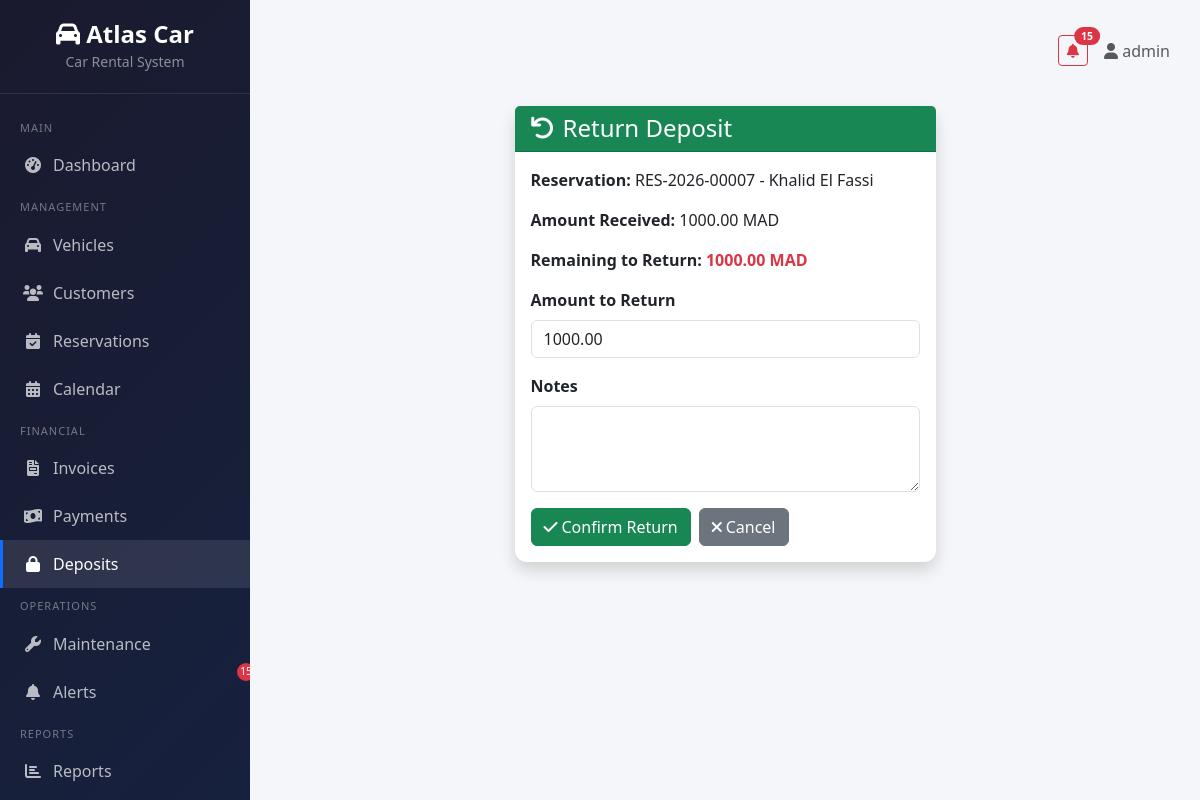
Page /payments/deposits/2/return/ (signed in) on the committed database.
### payments/models.py (models this page shows, shortened)
class Deposit(models.Model):
    reservation = models.OneToOneField('reservations.Reservation', on_delete=models.CASCADE, related_name='deposit_record')
    amount_received = models.DecimalField(max_digits=10, decimal_places=2)
    amount_returned = models.DecimalField(max_digits=10, decimal_places=2, default=0)
    return_date = models.DateField(null=True, blank=True)
    notes = models.TextField(blank=True)
    created_at = models.DateTimeField(auto_now_add=True)
    def remaining_amount(self):
        return self.amount_received - self.amount_returned

### reservations/models.py (models this page shows, shortened)
class Reservation(models.Model):
    STATUS_CHOICES = [
        ('pending', 'Pending'),
        ('confirmed', 'Confirmed'),
        ('active', 'Active'),
        ('completed', 'Completed'),
        ('cancelled', 'Cancelled'),
    ]
    PICKUP_LOCATION_CHOICES = [
        ('agency', 'Agency'),
        ('airport', 'Airport'),
        ('hotel_delivery', 'Hotel Delivery'),
    ]
    reservation_number = models.CharField(max_length=20, unique=True, blank=True)
    customer = models.ForeignKey('customers.Customer', on_delete=models.CASCADE)
    vehicle = models.ForeignKey('vehicles.Vehicle', on_delete=models.CASCADE)
    pickup_date = models.DateField()
    return_date = models.DateField()
    pickup_location = models.CharField(max_length=20, choices=PICKUP_LOCATION_CHOICES, default='agency')
    return_location = models.CharField(max_length=20, choices=PICKUP_LOCATION_CHOICES, default='agency')
    status = models.CharField(max_length=20, choices=STATUS_CHOICES, default='pending')
    deposit = models.DecimalField(max_digits=10, decimal_places=2, default=0)
    subtotal = models.DecimalField(max_digits=10, decimal_places=2, default=0)
    vat = models.DecimalField(max_digits=10, decimal_places=2, default=0)
    total = models.DecimalField(max_digits=10, decimal_places=2, default=0)
    options = models.ManyToManyField('vehicles.VehicleOption', through='ReservationOption', blank=True)
    created_at = models.DateTimeField(auto_now_add=True)
    class Meta:
        ordering = ['-created_at']
    def __str__(self):
        return f"{self.reservation_number} - {self.customer}"

### customers/models.py (models this page shows, shortened)
class Customer(models.Model):
    CUSTOMER_TYPE_CHOICES = [
        ('individual', 'Individual'),
        ('company', 'Company'),
        ('partner_agency', 'Partner Agency'),
    ]
    cin = models.CharField(max_length=20, unique=True, verbose_name='National ID / Passport')
    passport = models.CharField(max_length=20, blank=True, null=True)
    first_name = models.CharField(max_length=100)
    last_name = models.CharField(max_length=100)
    nationality = models.CharField(max_length=100)
    birth_date = models.DateField(null=True, blank=True)
    license_number = models.CharField(max_length=50)
    license_expiration = models.DateField()
    phone = models.CharField(max_length=20)
    email = models.EmailField()
    address = models.TextField(blank=True)
    customer_type = models.CharField(max_length=20, choices=CUSTOMER_TYPE_CHOICES, default='individual')
    created_at = models.DateTimeField(auto_now_add=True)
    class Meta:
        ordering = ['-created_at']
    def __str__(self):
        return f"{self.first_name} {self.last_name}"

### payments/views.py (the view, shortened to what this page needs)
# urls.py: path('deposits/<int:pk>/return/', views.deposit_return, name='deposit_return'),
@login_required
def deposit_return(request, pk):
    deposit = get_object_or_404(Deposit, pk=pk)
    return render(request, 'payments/deposit_return.html', {'deposit': deposit})

### core/context_processors.py (called while the page is built)
def notifications_context(request):
    context = {}
    if request.user.is_authenticated:
        unread_alerts = Alert.objects.filter(is_read=False)
        context['unread_alerts_count'] = unread_alerts.count()
        context['unread_alerts'] = unread_alerts[:5]
    return context

### templates/payments/deposit_return.html (shortened to what this page needs)
{% extends 'base.html' %}
{% block content %}
<div class="container-fluid">
    <div class="row justify-content-center">
        <div class="col-md-6">
            <div class="card shadow border-success">
                <div class="card-header bg-success text-white">
                    <h4 class="mb-0"><i class="fas fa-undo me-2"></i>Return Deposit</h4>
                </div>
                <div class="card-body">
                    <p><strong>Reservation:</strong> {{ deposit.reservation }}</p>
                    <p><strong>Amount Received:</strong> {{ deposit.amount_received }} MAD</p>
                    <p><strong>Remaining to Return:</strong> <span class="text-danger fw-bold">{{ deposit.remaining_amount }} MAD</span></p>
                    <form method="post">
                        <div class="mb-3">
                            <label for="amount_returned" class="form-label fw-bold">Amount to Return</label>
                            <input type="number" step="0.01" name="amount_returned" id="amount_returned" class="form-control" value="{{ deposit.remaining_amount }}">
                        </div>
                        <div class="mb-3">
                            <label for="notes" class="form-label fw-bold">Notes</label>
                            <textarea name="notes" id="notes" class="form-control" rows="3"></textarea>
                        </div>
                        <div class="d-flex gap-2">
                            <button type="submit" class="btn btn-success">
                                <i class="fas fa-check me-1"></i>Confirm Return
                            </button>
                            <a href="{% url 'payments:deposit_list' %}" class="btn btn-secondary">
                                <i class="fas fa-times me-1"></i>Cancel
                            </a>
                        </div>
                    </form>
                </div>
            </div>
        </div>
    </div>
</div>
{% endblock %}

### templates/base.html (shortened to what this page needs)
{% load static %}
<!DOCTYPE html>
<html lang="en">
<head>
    <link href="https://cdn.jsdelivr.net/npm/bootstrap@5.3.0/dist/css/bootstrap.min.css" rel="stylesheet">
    <link href="https://cdnjs.cloudflare.com/ajax/libs/font-awesome/6.0.0/css/all.min.css" rel="stylesheet">
</head>
<body>
    {% if user.is_authenticated %}
    <div class="sidebar">
        <div class="brand">
            <h4><i class="fas fa-car"></i> Atlas Car</h4>
            <small style="color: rgba(255,255,255,0.5);">Car Rental System</small>
        </div>
        <nav class="mt-3">
            <div class="nav-section">Main</div>
            <a href="{% url 'dashboard:home' %}" class="nav-link {% if request.resolver_match.url_name == 'home' %}active{% endif %}">
                <i class="fas fa-tachometer-alt"></i> Dashboard
            </a>
            <div class="nav-section">Management</div>
            <a href="{% url 'vehicles:vehicle_list' %}" class="nav-link {% if 'vehicle' in request.path %}active{% endif %}">
                <i class="fas fa-car"></i> Vehicles
            </a>
            <a href="{% url 'customers:customer_list' %}" class="nav-link {% if 'customer' in request.path %}active{% endif %}">
                <i class="fas fa-users"></i> Customers
            </a>
            <a href="{% url 'reservations:reservation_list' %}" class="nav-link {% if 'reservation' in request.path %}active{% endif %}">
                <i class="fas fa-calendar-check"></i> Reservations
            </a>
            <a href="{% url 'reservations:reservation_calendar' %}" class="nav-link {% if 'calendar' in request.path %}active{% endif %}">
                <i class="fas fa-calendar-alt"></i> Calendar
            </a>
            <div class="nav-section">Financial</div>
            <a href="{% url 'invoices:invoice_list' %}" class="nav-link {% if 'invoice' in request.path %}active{% endif %}">
                <i class="fas fa-file-invoice"></i> Invoices
            </a>
            <a href="{% url 'payments:payment_list' %}" class="nav-link {% if 'payment' in request.path and 'deposit' not in request.path %}active{% endif %}">
                <i class="fas fa-money-bill-wave"></i> Payments
            </a>
            <a href="{% url 'payments:deposit_list' %}" class="nav-link {% if 'deposit' in request.path %}active{% endif %}">
                <i class="fas fa-lock"></i> Deposits
            </a>
            <div class="nav-section">Operations</div>
            <a href="{% url 'maintenance:maintenance_list' %}" class="nav-link {% if 'maintenance' in request.path %}active{% endif %}">
                <i class="fas fa-wrench"></i> Maintenance
            </a>
            <a href="{% url 'alerts:alert_list' %}" class="nav-link {% if 'alert' in request.path %}active{% endif %}" style="position:relative;">
                <i class="fas fa-bell"></i> Alerts
                {% if unread_alerts_count %}<span class="alert-badge">{{ unread_alerts_count }}</span>{% endif %}
            </a>
            <div class="nav-section">Reports</div>
            <a href="{% url 'reports:reports_index' %}" class="nav-link {% if 'report' in request.path %}active{% endif %}">
                <i class="fas fa-chart-bar"></i> Reports
            </a>
            <div class="nav-section">Account</div>
        </nav>
    </div>
    {% endif %}
    <div class="main-content">
        {% if user.is_authenticated %}
        <div class="top-bar">
            <div class="d-flex align-items-center gap-3">
                {% if unread_alerts_count %}
                <a href="{% url 'alerts:alert_list' %}" class="btn btn-outline-danger btn-sm position-relative">
                    <i class="fas fa-bell"></i>
                    <span class="position-absolute top-0 start-100 translate-middle badge rounded-pill bg-danger">
                        {{ unread_alerts_count }}
                    </span>
                </a>
                {% endif %}
                <span class="text-muted">
                    <i class="fas fa-user"></i> {{ user.get_full_name|default:user.username }}
                </span>
            </div>
        </div>
        {% endif %}
        {% block content %}{% endblock %}
    </div>
</body>
</html>

### templates/base.html (style rules this page uses)
:root { --sidebar-width: 250px; --primary-color: #0d6efd; }
body { font-family: 'Segoe UI', Tahoma, Geneva, Verdana, sans-serif; background: #f4f6f9; }
.sidebar { position: fixed; top: 0; left: 0; height: 100vh; width: var(--sidebar-width); background: linear-gradient(135deg, #1a1a2e, #16213e); color: #fff; overflow-y: auto; z-index: 1000; transition: all 0.3s; }
.sidebar .brand { padding: 20px; text-align: center; border-bottom: 1px solid rgba(255,255,255,0.1); }
.sidebar .brand h4 { margin: 0; color: #fff; font-weight: 700; }
.sidebar .nav-link { color: rgba(255,255,255,0.7); padding: 12px 20px; display: flex; align-items: center; gap: 10px; transition: all 0.3s; border-left: 3px solid transparent; }
.sidebar .nav-link:hover, .sidebar .nav-link.active { color: #fff; background: rgba(255,255,255,0.1); border-left-color: var(--primary-color); }
.sidebar .nav-link i { width: 20px; text-align: center; }
.sidebar .nav-section { padding: 10px 20px 5px; font-size: 11px; text-transform: uppercase; color: rgba(255,255,255,0.4); letter-spacing: 1px; }
.main-content { margin-left: var(--sidebar-width); padding: 20px 30px; min-height: 100vh; }
.top-bar { display: flex; justify-content: space-between; align-items: center; margin-bottom: 25px; padding: 15px 0; }
.card { border: none; border-radius: 12px; box-shadow: 0 2px 10px rgba(0,0,0,0.08); transition: transform 0.2s; }
.alert-badge { position: absolute; top: -5px; right: -5px; background: #dc3545; color: white; border-radius: 50%; width: 18px; height: 18px; font-size: 10px; display: flex; align-items: center; justify-content: center; }

### rows in the picture
Deposit: reservation "RES-2026-00007 - Khalid El Fassi", amount_received "1000.00", remaining_amount "1000.00", amount_returned "1000.00"

### other values in the picture
{{ unread_alerts_count }} "15"
{{ user.get_full_name|default:user.username }} "admin"
